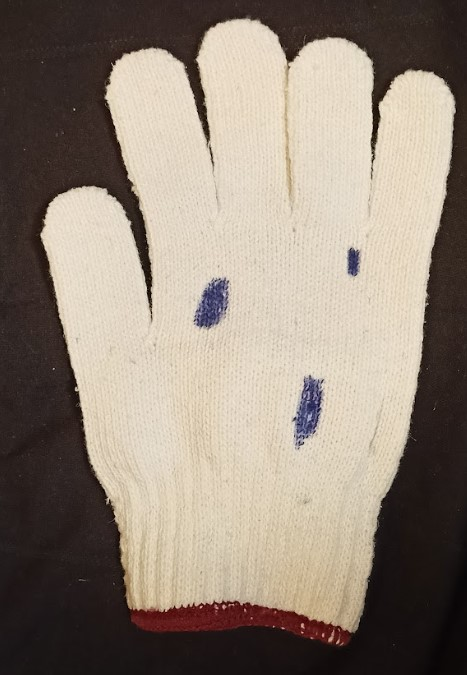
#> input picture Images/Cloth/CLOTH STAIN 1.jpg, 467 x 675 px
$ python -i stain_finder.py   (imports and definitions only)
#> lines starting #> are read from the running program, lines starting #| are printed output that depends on the picture
#> further down, picture is the input picture: shape (675, 467, 3); mean B, G, R 119.7, 132.4, 145
### tools/resizer.py
import cv2

TARGET_HEIGHT = 500

class Resizer:
    @staticmethod
    def apply(image, th=TARGET_HEIGHT):

        img_height = image.shape[0]
        ratio = th / img_height

        return cv2.resize(image, None, fx=ratio, fy=ratio)

### tools/stain_finder.py
import cv2
import numpy as np
from tools.resizer import Resizer

RESULT_IMG_TARGET_HEIGHT = 500


class StainFinder:
    def apply(self, binarized_image, target_height=RESULT_IMG_TARGET_HEIGHT):
#> called with target_height = 500
        image = cv2.cvtColor(binarized_image, cv2.COLOR_BGR2GRAY)
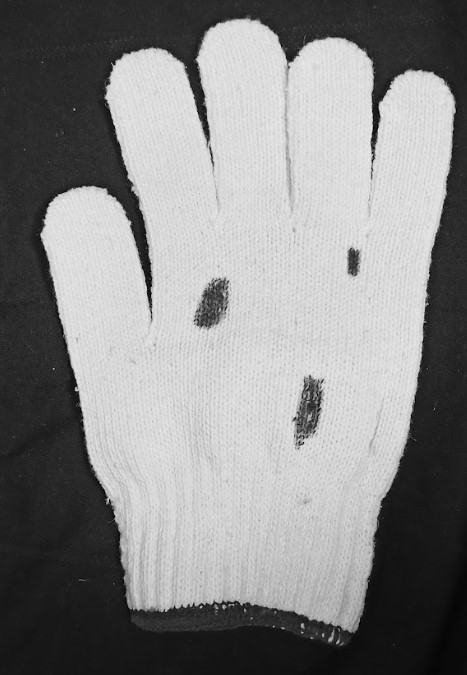
#> image: shape (675, 467); min 2, max 242, mean 134.8
        blur = cv2.medianBlur(image, 15)

        contours, _ = cv2.findContours(blur, cv2.RETR_TREE, cv2.CHAIN_APPROX_SIMPLE)
#> contours = [[[0, 0], [0, 674], [466, 674], [466, 0]]]

        # draw the contour on the img
        cv2.drawContours(binarized_image, contours, -1, (255, 0, 0), 3)

        print(len(contours))
#| 1

        binarized_image = Resizer.apply(binarized_image, target_height)

        if len(contours) > 1:
            print("Stain found")
            cv2.putText(
                binarized_image,
                "Stain detected",
                (0, 50),
                cv2.FONT_HERSHEY_SIMPLEX,
                1,
                (0, 0, 255),
                2,
                cv2.LINE_AA,
            )
        else:
            print("No stain found")
            cv2.putText(
                binarized_image,
                "Stain not detected",
                (0, 50),
                cv2.FONT_HERSHEY_SIMPLEX,
                1,
                (0, 255, 0),
                2,
                cv2.LINE_AA,
            )
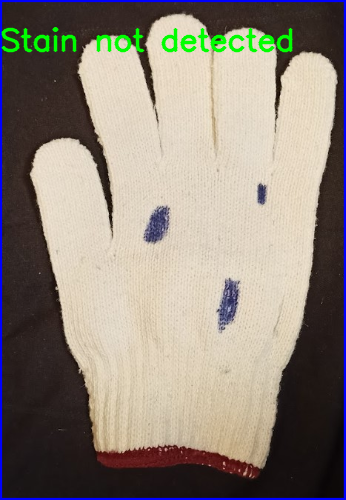
#> binarized_image: shape (500, 346, 3); mean B, G, R 122.8, 133.3, 142.2

        return binarized_image

>>> import cv2
>>> picture = cv2.imread('../Images/Cloth/CLOTH STAIN 1.jpg')
>>> result = StainFinder().apply(picture)

$ run again, on Images/Cloth/CLOTH STITCH 2.jpg
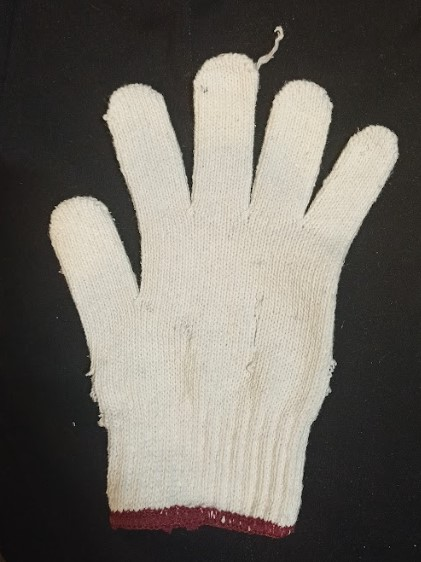
#> input picture Images/Cloth/CLOTH STITCH 2.jpg, 421 x 562 px
#> picture is the input picture: shape (562, 421, 3); mean B, G, R 100.1, 107.3, 111.6
#> in apply, `image = cv2.cvtColor(binarized_image, cv2.COLOR_BGR2GRAY)`:
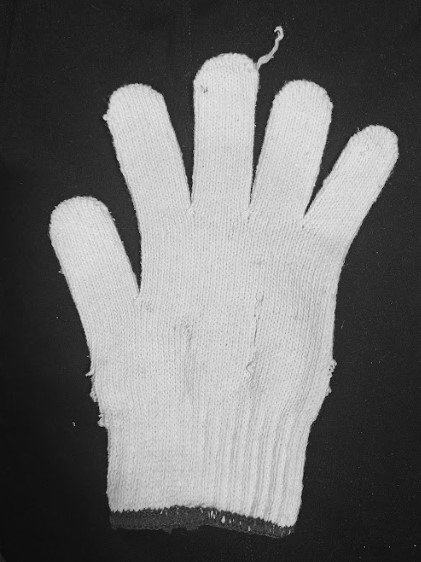
#> image: shape (562, 421); min 1, max 235, mean 107.8
#> contours = [[[0, 0], [0, 561], [420, 561], [420, 0]]]
#| 1
#> in apply, `cv2.putText( binarized_image, "Stain not detected", (0, 50), cv2.FONT_..`:
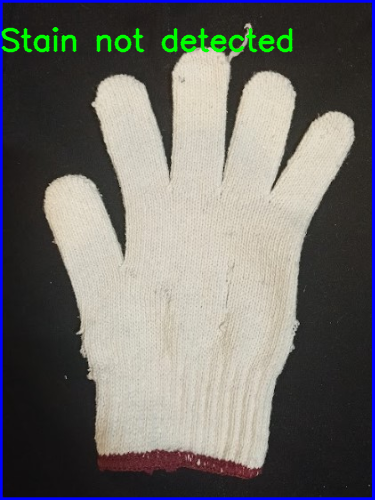
#> binarized_image: shape (500, 375, 3); mean B, G, R 105.3, 109, 110.1

$ run again, on Images/Cloth/CLOTH STITCH 3.jpg
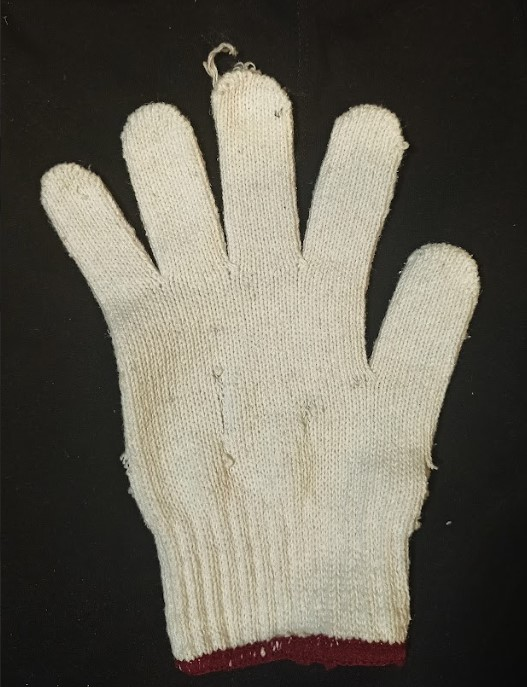
#> input picture Images/Cloth/CLOTH STITCH 3.jpg, 527 x 687 px
#> picture is the input picture: shape (687, 527, 3); mean B, G, R 87.8, 99.2, 103.2
#> in apply, `blur = cv2.medianBlur(image, 15)`:
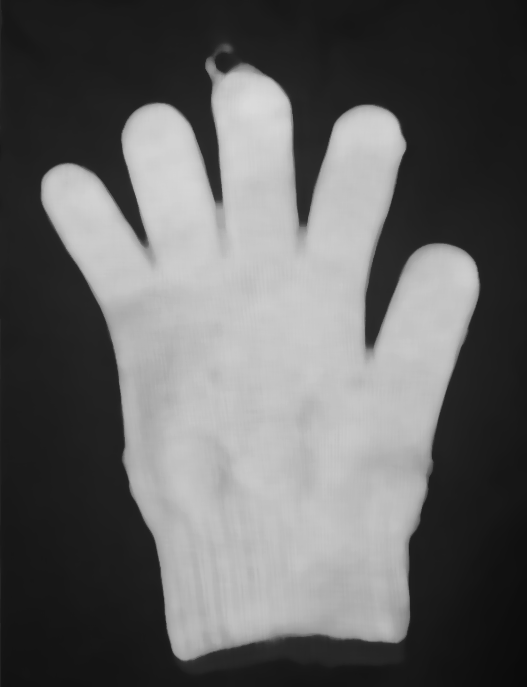
#> blur: shape (687, 527); min 10, max 219, mean 99.6
#> contours = [[[0, 0], [0, 686], [526, 686], [526, 0]]]
#| 1
#> in apply, `cv2.putText( binarized_image, "Stain not detected", (0, 50), cv2.FONT_..`:
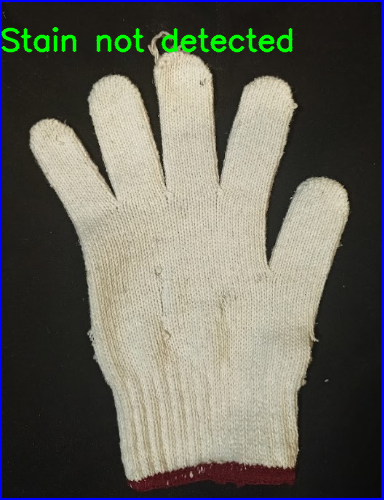
#> binarized_image: shape (500, 384, 3); mean B, G, R 92.1, 101.2, 102

$ run again, on Images/Cloth/CLOTH STITCH 5.jpg
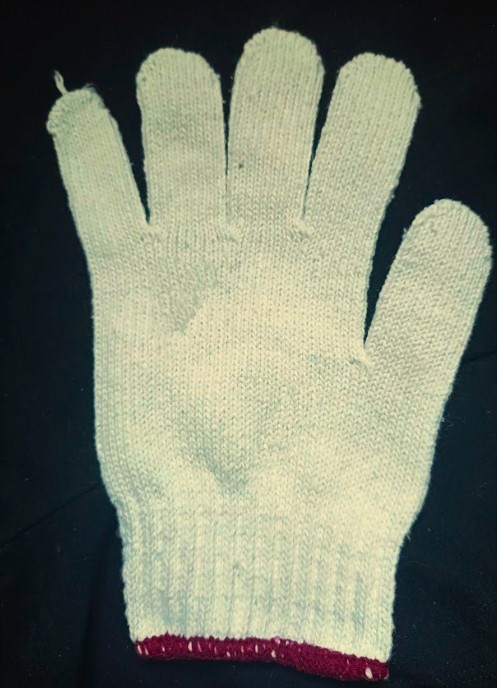
#> input picture Images/Cloth/CLOTH STITCH 5.jpg, 497 x 688 px
#> picture is the input picture: shape (688, 497, 3); mean B, G, R 107.1, 123.6, 118.9
#> in apply, `image = cv2.cvtColor(binarized_image, cv2.COLOR_BGR2GRAY)`:
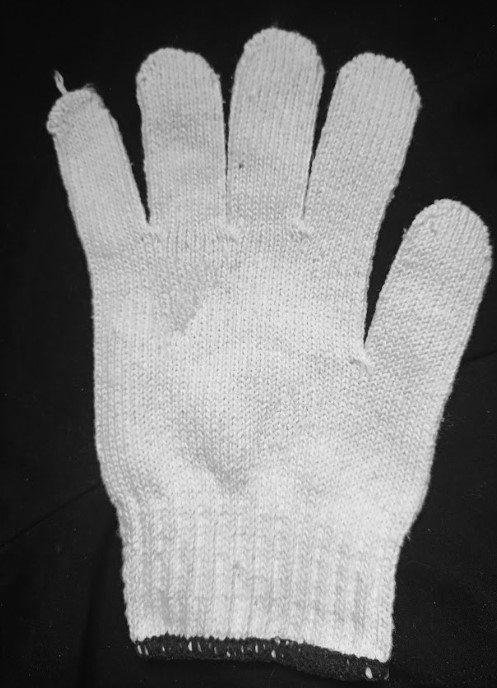
#> image: shape (688, 497); min 3, max 244, mean 120.3
#> contours = [[[0, 0], [0, 687], [496, 687], [496, 0]]]
#| 1
#> in apply, `cv2.putText( binarized_image, "Stain not detected", (0, 50), cv2.FONT_..`:
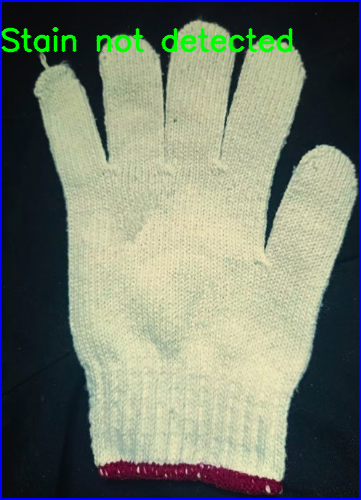
#> binarized_image: shape (500, 361, 3); mean B, G, R 110.6, 125.2, 117.5
